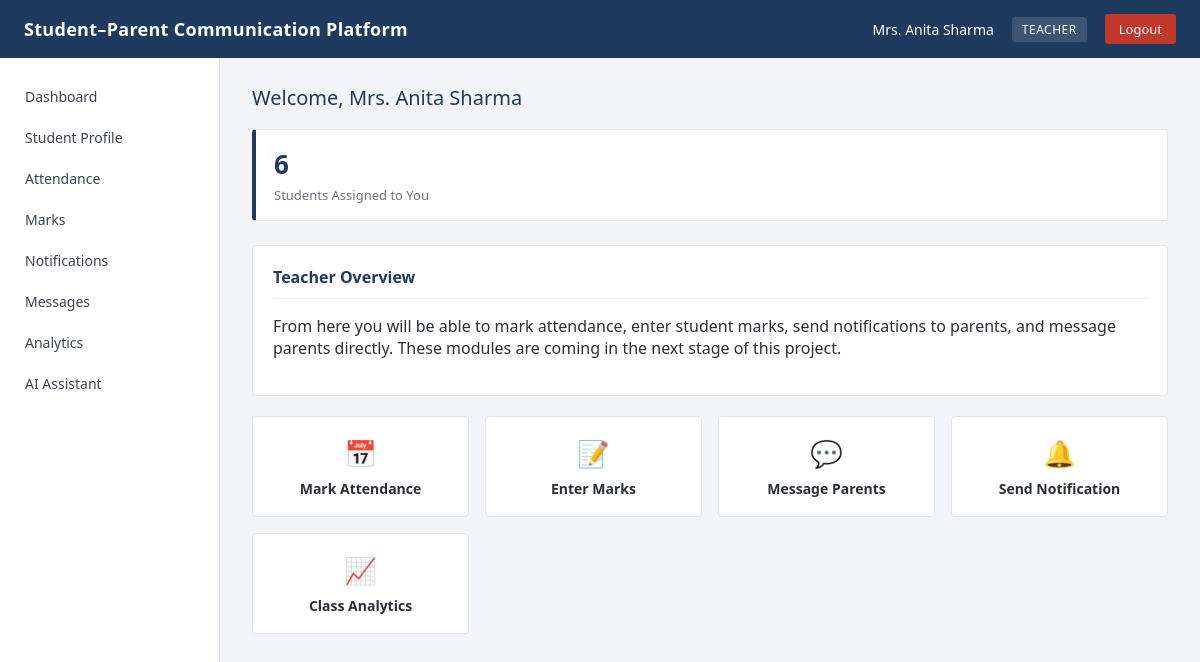
The page /dashboard/teacher (signed in) on the database its author committed.
### tables this page shows
CREATE TABLE users (
    id INTEGER PRIMARY KEY AUTOINCREMENT,
    username TEXT UNIQUE NOT NULL,
    password_hash TEXT NOT NULL,
    role TEXT NOT NULL CHECK(role IN ('admin','teacher','student','parent')),
    full_name TEXT NOT NULL,
    email TEXT,
    phone TEXT,
    created_at TIMESTAMP DEFAULT CURRENT_TIMESTAMP
);

### app.py (the view)
@app.route("/dashboard/teacher")
@role_required("teacher")
def dashboard_teacher():
    user = current_user()
    conn = db.get_connection()
    student_count = conn.execute(
        "SELECT COUNT(*) c FROM students WHERE teacher_id = ?", (user["id"],)
    ).fetchone()["c"]
    conn.close()
    return render_template("dashboard_teacher.html", user=user, student_count=student_count)

### app.py (called while the page is built)
def role_required(*roles):
    def decorator(view):
        @wraps(view)
        def wrapped(*args, **kwargs):
            if "user_id" not in session:
                flash("Please log in to continue.", "warning")
                return redirect(url_for("login"))
            if session.get("role") not in roles:
                flash("You do not have access to that page.", "danger")
                return redirect(url_for("dashboard"))
            return view(*args, **kwargs)
        return wrapped
    return decorator

def current_user():
    if "user_id" not in session:
        return None
    conn = db.get_connection()
    user = conn.execute("SELECT * FROM users WHERE id = ?", (session["user_id"],)).fetchone()
    conn.close()
    return user

### database.py (called while the page is built)
def get_connection():
    conn = sqlite3.connect(DB_PATH)
    conn.row_factory = sqlite3.Row
    conn.execute("PRAGMA foreign_keys = ON")
    return conn

### templates/dashboard_teacher.html (shortened to what this page needs)
{% extends "base.html" %}
{% block content %}
<div class="page-title">Welcome, {{ user['full_name'] }}</div>
<div class="stats-grid">
    <div class="stat-box">
        <div class="stat-value">{{ student_count }}</div>
        <div class="stat-label">Students Assigned to You</div>
    </div>
</div>
<div class="card">
    <h3>Teacher Overview</h3>
    <p>From here you will be able to mark attendance, enter student marks, send notifications
    to parents, and message parents directly. These modules are coming in the next stage of
    this project.</p>
</div>
<div class="feature-grid">
    <a class="feature-tile" href="{{ url_for('attendance_teacher') }}">
        <div class="icon">&#128197;</div>
        <div class="label">Mark Attendance</div>
    </a>
    <a class="feature-tile" href="{{ url_for('marks_teacher') }}">
        <div class="icon">&#128221;</div>
        <div class="label">Enter Marks</div>
    </a>
    <a class="feature-tile" href="{{ url_for('messages_teacher') }}">
        <div class="icon">&#128172;</div>
        <div class="label">Message Parents</div>
    </a>
    <a class="feature-tile" href="{{ url_for('feature_placeholder', feature_key='notifications') }}">
        <div class="icon">&#128276;</div>
        <div class="label">Send Notification</div>
    </a>
    <a class="feature-tile" href="{{ url_for('analytics_teacher') }}">
        <div class="icon">&#128200;</div>
        <div class="label">Class Analytics</div>
    </a>
</div>
{% endblock %}

### templates/base.html (shortened to what this page needs)
<!DOCTYPE html>
<html lang="en">
<head>
    <link rel="stylesheet" href="{{ url_for('static', filename='css/style.css') }}">
</head>
<body>
    <div class="navbar">
        <div class="brand">Student&ndash;Parent Communication Platform</div>
        {% if session.get('user_id') %}
        <div class="nav-right">
            <span>{{ session.get('full_name') }}</span>
            <span class="role-badge">{{ session.get('role') }}</span>
            <a class="logout-link" href="{{ url_for('logout') }}">Logout</a>
        </div>
        {% endif %}
    </div>
    <div class="layout">
        {% if session.get('user_id') %}
        <div class="sidebar">
            <a class="side-link" href="{{ url_for('dashboard') }}">Dashboard</a>
            {% if session.get('role') == 'student' %}
            <a class="side-link" href="{{ url_for('profile') }}">My Profile</a>
            {% elif session.get('role') == 'parent' %}
            <a class="side-link" href="{{ url_for('child_profile') }}">Child Profile</a>
            {% else %}
            <a class="side-link" href="{{ url_for('feature_placeholder', feature_key='profile') }}">Student Profile</a>
            {% endif %}
            {% if session.get('role') == 'teacher' %}
            <a class="side-link" href="{{ url_for('attendance_teacher') }}">Attendance</a>
            {% elif session.get('role') == 'student' %}
            <a class="side-link" href="{{ url_for('attendance_student') }}">Attendance</a>
            {% elif session.get('role') == 'parent' %}
            <a class="side-link" href="{{ url_for('attendance_parent') }}">Attendance</a>
            {% elif session.get('role') == 'admin' %}
            <a class="side-link" href="{{ url_for('analytics_admin') }}">Attendance</a>
            {% else %}
            <a class="side-link" href="{{ url_for('feature_placeholder', feature_key='attendance') }}">Attendance</a>
            {% endif %}
            {% if session.get('role') == 'teacher' %}
            <a class="side-link" href="{{ url_for('marks_teacher') }}">Marks</a>
            {% elif session.get('role') == 'student' %}
            <a class="side-link" href="{{ url_for('marks_student') }}">Marks</a>
            {% elif session.get('role') == 'parent' %}
            <a class="side-link" href="{{ url_for('marks_parent') }}">Marks</a>
            {% elif session.get('role') == 'admin' %}
            <a class="side-link" href="{{ url_for('analytics_admin') }}">Marks</a>
            {% else %}
            <a class="side-link" href="{{ url_for('feature_placeholder', feature_key='marks') }}">Marks</a>
            {% endif %}
            <a class="side-link" href="{{ url_for('feature_placeholder', feature_key='notifications') }}">Notifications</a>
            {% if session.get('role') == 'teacher' %}
            <a class="side-link" href="{{ url_for('messages_teacher') }}">Messages</a>
            {% elif session.get('role') == 'parent' %}
            <a class="side-link" href="{{ url_for('messages_parent') }}">Messages</a>
            {% else %}
            <a class="side-link" href="{{ url_for('feature_placeholder', feature_key='messages') }}">Messages</a>
            {% endif %}
            {% if session.get('role') == 'admin' %}
            <a class="side-link" href="{{ url_for('analytics_admin') }}">Analytics</a>
            {% elif session.get('role') == 'teacher' %}
            <a class="side-link" href="{{ url_for('analytics_teacher') }}">Analytics</a>
            {% else %}
            <a class="side-link" href="{{ url_for('feature_placeholder', feature_key='analytics') }}">Analytics</a>
            {% endif %}
            <a class="side-link" href="{{ url_for('feature_placeholder', feature_key='assistant') }}">AI Assistant</a>
        </div>
        {% endif %}
        <div class="content">
            {% block content %}{% endblock %}
        </div>
    </div>
</body>
</html>

### static/css/style.css (style rules this page uses)
* { box-sizing: border-box; }
body { margin: 0; font-family: "Segoe UI", Arial, Helvetica, sans-serif; background-color: #f2f4f7; color: #2b2f38; }
a { text-decoration: none; color: inherit; }
.navbar { background-color: #1f3a5f; color: #fff; padding: 0 24px; display: flex; align-items: center; justify-content: space-between; height: 58px; }
.navbar .brand { font-size: 18px; font-weight: 600; letter-spacing: 0.3px; }
.navbar .nav-right { display: flex; align-items: center; gap: 18px; font-size: 14px; }
.navbar .nav-right .role-badge { background-color: #ffffff22; padding: 4px 10px; border-radius: 3px; font-size: 12px; text-transform: uppercase; letter-spacing: 0.5px; }
.navbar .nav-right a.logout-link { background-color: #c0392b; padding: 6px 14px; border-radius: 3px; font-size: 13px; }
.layout { display: flex; min-height: calc(100vh - 58px); }
.sidebar { width: 220px; background-color: #ffffff; border-right: 1px solid #e1e4e8; padding: 18px 0; }
.sidebar a.side-link { display: block; padding: 11px 22px; font-size: 14px; color: #3c4451; border-left: 3px solid transparent; }
.content { flex: 1; padding: 26px 32px; }
.card { background-color: #ffffff; border: 1px solid #e1e4e8; border-radius: 4px; padding: 20px; margin-bottom: 20px; }
.card h3 { margin-top: 0; font-size: 16px; color: #1f3a5f; border-bottom: 1px solid #eef0f3; padding-bottom: 10px; }
.stats-grid { display: grid; grid-template-columns: repeat(auto-fit, minmax(180px, 1fr)); gap: 16px; margin-bottom: 24px; }
.stat-box { background-color: #ffffff; border: 1px solid #e1e4e8; border-left: 4px solid #1f3a5f; border-radius: 4px; padding: 16px 18px; }
.stat-box .stat-value { font-size: 26px; font-weight: 700; color: #1f3a5f; }
.stat-box .stat-label { font-size: 13px; color: #6b7280; margin-top: 4px; }
.feature-grid { display: grid; grid-template-columns: repeat(auto-fit, minmax(200px, 1fr)); gap: 16px; }
.feature-tile { background-color: #ffffff; border: 1px solid #e1e4e8; border-radius: 4px; padding: 18px; text-align: center; transition: box-shadow 0.15s ease; }
.feature-tile .icon { font-size: 26px; margin-bottom: 8px; }
.feature-tile .label { font-size: 14px; font-weight: 600; color: #2b2f38; }
.page-title { font-size: 20px; color: #1f3a5f; margin-bottom: 18px; }

### rows shown on the page
users: get "Mrs. Anita Sharma", get "TEACHER", full_name "Mrs. Anita Sharma"

### other values the page prints
{{ student_count }} "6"
